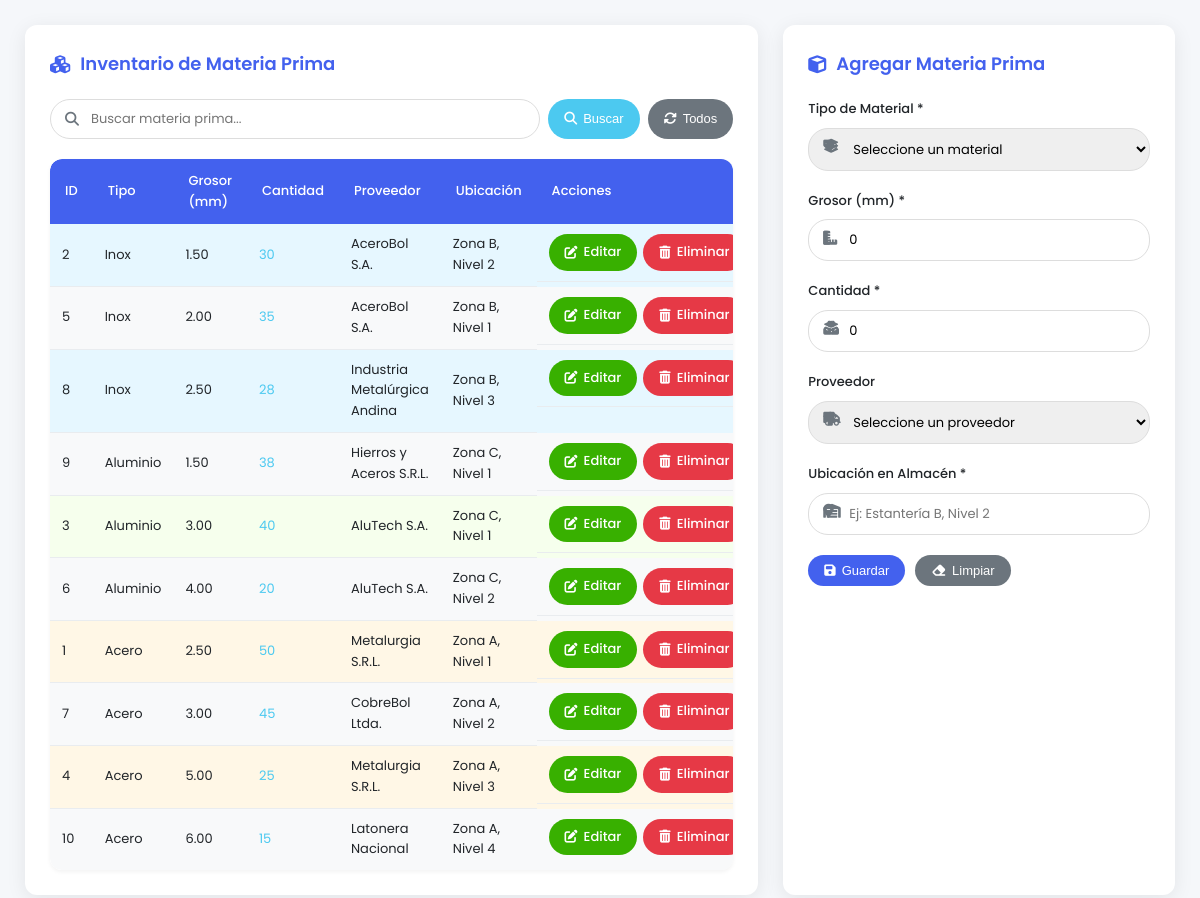
/Metalcnc/materia_prima.php, run on the app's committed database.
### tables this page shows
CREATE TABLE `almacen_materia_prima` (
  `id_plancha` int(11) NOT NULL AUTO_INCREMENT,
  `tipo_material` enum('inox','aluminio','acero') NOT NULL,
  `grosor` decimal(5,2) NOT NULL CHECK (`grosor` in (1.5,2,2.5,3,4,5,6,7,8,9,10,11,12,13,14,15)),
  `cantidad` int(11) NOT NULL DEFAULT 0,
  `id_proveedor` int(11) DEFAULT NULL,
  `ubicacion` varchar(100) NOT NULL,
  PRIMARY KEY (`id_plancha`),
  KEY `id_proveedor` (`id_proveedor`),
  CONSTRAINT `almacen_materia_prima_ibfk_1` FOREIGN KEY (`id_proveedor`) REFERENCES `proveedores` (`id_proveedor`) ON DELETE SET NULL ON UPDATE CASCADE
);

CREATE TABLE `proveedores` (
  `id_proveedor` int(11) NOT NULL AUTO_INCREMENT,
  `razon_social` varchar(150) NOT NULL,
  `nombres` varchar(100) DEFAULT NULL,
  `apellidos` varchar(100) DEFAULT NULL,
  `descripcion` text DEFAULT NULL,
  `telefono` varchar(20) DEFAULT NULL,
  `direccion` varchar(200) DEFAULT NULL,
  PRIMARY KEY (`id_proveedor`)
);

### Metalcnc/materia_prima.php (the view, shortened to what this page needs)
<?php
require 'db_connection.php';
$materiaPrima = null;
$resultado = $mysqli->query("
    SELECT mp.*, p.razon_social as nombre_proveedor
    FROM almacen_materia_prima mp
    LEFT JOIN proveedores p ON mp.id_proveedor = p.id_proveedor
    ORDER BY mp.tipo_material, mp.grosor
");
$materiasPrimasEncontradas = [];
$formData = isset($_SESSION['datos_formulario']) ? $_SESSION['datos_formulario'] : [];
$errores = isset($_SESSION['errores_validacion']) ? $_SESSION['errores_validacion'] : [];
?>
<!DOCTYPE html>
<html lang="es">
<head>
    <link rel="stylesheet" href="https://cdnjs.cloudflare.com/ajax/libs/font-awesome/6.4.0/css/all.min.css">
</head>
<body>
    <div class="container">
        <div class="panel left-panel">
            <h2><i class="fas fa-cubes"></i> Inventario de Materia Prima</h2>
            <form method="POST" class="search-form">
                <div class="input-group">
                    <div class="form-group">
                        <input type="text" name="busqueda" placeholder="Buscar materia prima..."
                               value="<?php echo isset($_POST['busqueda']) ? htmlspecialchars($_POST['busqueda']) : ''; ?>">
                        <i class="fas fa-search"></i>
                    </div>
                    <button type="submit" name="buscar_materia_prima" class="btn btn-search">
                        <i class="fas fa-search"></i> <span class="btn-text">Buscar</span>
                    </button>
                    <button type="submit" name="mostrar_todos" class="btn btn-reset">
                        <i class="fas fa-sync-alt"></i> <span class="btn-text">Todos</span>
                    </button>
                </div>
            </form>
            <div class="table-responsive">
                <table>
                    <thead>
                        <tr>
                            <th>ID</th>
                            <th>Tipo</th>
                            <th>Grosor (mm)</th>
                            <th>Cantidad</th>
                            <th>Proveedor</th>
                            <th>Ubicación</th>
                            <th>Acciones</th>
                        </tr>
                    </thead>
                    <tbody>
                        <?php if (!empty($materiasPrimasEncontradas)): ?>
                            <?php foreach ($materiasPrimasEncontradas as $mp): ?>
                                <tr class="material-<?php echo strtolower($mp['tipo_material']); ?>">
                                    <td><?php echo htmlspecialchars($mp['id_plancha']); ?></td>
                                    <td><?php echo htmlspecialchars(ucfirst($mp['tipo_material'])); ?></td>
                                    <td><?php echo number_format($mp['grosor'], 2); ?></td>
                                    <td class="<?php echo $mp['cantidad'] < 5 ? 'stock-bajo' : ($mp['cantidad'] < 15 ? 'stock-medio' : 'stock-alto'); ?>">
                                        <?php echo htmlspecialchars($mp['cantidad']); ?>
                                    </td>
                                    <td><?php echo htmlspecialchars($mp['nombre_proveedor'] ?? 'Sin proveedor'); ?></td>
                                    <td><?php echo htmlspecialchars($mp['ubicacion']); ?></td>
                                    <td class="actions-cell">
                                        <a href="principal.php?vista=materia_prima&editar_materia_prima=<?php echo $mp['id_plancha']; ?>" class="btn btn-edit">
                                            <i class="fas fa-edit"></i> <span class="btn-text">Editar</span>
                                        </a>
                                        <a href="principal.php?vista=materia_prima&eliminar_materia_prima=<?php echo $mp['id_plancha']; ?>" class="btn btn-delete" onclick="return confirm('¿Estás seguro de eliminar este material?')">
                                            <i class="fas fa-trash-alt"></i> <span class="btn-text">Eliminar</span>
                                        </a>
                                    </td>
                                </tr>
                            <?php endforeach; ?>
                        <?php else: ?>
                            <?php while ($row = $resultado->fetch_assoc()): ?>
                                <tr class="material-<?php echo strtolower($row['tipo_material']); ?>">
                                    <td><?php echo htmlspecialchars($row['id_plancha']); ?></td>
                                    <td><?php echo htmlspecialchars(ucfirst($row['tipo_material'])); ?></td>
                                    <td><?php echo number_format($row['grosor'], 2); ?></td>
                                    <td class="<?php echo $row['cantidad'] < 5 ? 'stock-bajo' : ($row['cantidad'] < 15 ? 'stock-medio' : 'stock-alto'); ?>">
                                        <?php echo htmlspecialchars($row['cantidad']); ?>
                                    </td>
                                    <td><?php echo htmlspecialchars($row['nombre_proveedor'] ?? 'Sin proveedor'); ?></td>
                                    <td><?php echo htmlspecialchars($row['ubicacion']); ?></td>
                                    <td class="actions-cell">
                                        <a href="principal.php?vista=materia_prima&editar_materia_prima=<?php echo $row['id_plancha']; ?>" class="btn btn-edit">
                                            <i class="fas fa-edit"></i> <span class="btn-text">Editar</span>
                                        </a>
                                        <a href="principal.php?vista=materia_prima&eliminar_materia_prima=<?php echo $row['id_plancha']; ?>" class="btn btn-delete" onclick="return confirm('¿Estás seguro de eliminar este material?')">
                                            <i class="fas fa-trash-alt"></i> <span class="btn-text">Eliminar</span>
                                        </a>
                                    </td>
                                </tr>
                            <?php endwhile; ?>
                        <?php endif; ?>
                    </tbody>
                </table>
            </div>
        </div>
        <div class="panel right-panel">
            <h2><i class="fas fa-cube"></i> <?php echo $materiaPrima ? "Editar Materia Prima" : "Agregar Materia Prima"; ?></h2>
            <form method="POST" id="formMateriaPrima">
                <div class="form-group">
                    <label for="tipo_material"><i class="fas fa-layer-group"></i> Tipo de Material *</label>
                    <select name="tipo_material" id="tipo_material" required
                            class="<?php echo isset($errores['tipo_material']) ? 'is-invalid' : ''; ?>">
                        <option value="">Seleccione un material</option>
                    </select>
                    <i class="fas fa-tags"></i>
                </div>
                <div class="form-group">
                    <label for="grosor"><i class="fas fa-ruler-vertical"></i> Grosor (mm) *</label>
                    <input type="number" name="grosor" id="grosor"
                           value="<?php echo htmlspecialchars($formData['grosor'] ?? '0'); ?>"
                           min="0"
                           step="0.5"
                           required
                           class="<?php echo isset($errores['grosor']) ? 'is-invalid' : ''; ?>">
                    <i class="fas fa-ruler-combined"></i>
                </div>
                <div class="form-group">
                    <label for="cantidad"><i class="fas fa-layer-group"></i> Cantidad *</label>
                    <input type="number" name="cantidad" id="cantidad"
                           value="<?php echo htmlspecialchars($formData['cantidad'] ?? '0'); ?>"
                           min="0"
                           step="1"
                           required
                           class="<?php echo isset($errores['cantidad']) ? 'is-invalid' : ''; ?>">
                    <i class="fas fa-boxes"></i>
                </div>
                <div class="form-group">
                    <label for="id_proveedor"><i class="fas fa-truck"></i> Proveedor</label>
                    <select name="id_proveedor" id="id_proveedor">
                        <option value="">Seleccione un proveedor</option>
                    </select>
                    <i class="fas fa-parachute-box"></i>
                </div>
                <div class="form-group">
                    <label for="ubicacion"><i class="fas fa-map-marker-alt"></i> Ubicación en Almacén *</label>
                    <input type="text" name="ubicacion" id="ubicacion"
                           value="<?php echo htmlspecialchars($formData['ubicacion'] ?? ''); ?>"
                           placeholder="Ej: Estantería B, Nivel 2"
                           required
                           class="<?php echo isset($errores['ubicacion']) ? 'is-invalid' : ''; ?>">
                    <i class="fas fa-warehouse"></i>
                </div>
                <div class="button-group">
                    <button type="submit" name="<?php echo $materiaPrima ? 'editar_materia_prima' : 'agregar_materia_prima'; ?>" class="btn btn-primary">
                        <i class="fas fa-save"></i> <?php echo $materiaPrima ? "Actualizar" : "Guardar"; ?>
                    </button>
                    <button type="reset" class="btn btn-reset">
                        <i class="fas fa-eraser"></i> Limpiar
                    </button>
                </div>
            </form>
        </div>
    </div>
</body>
</html>

### Metalcnc/materia_prima.php (style rules this page uses)
:root { --primary: #4361ee; --primary-hover: #3a56d4; --secondary: #3f37c9; --accent: #4895ef; --danger: #e63946; --danger-hover: #d62839; --success: #4cc9f0; --success-hover: #3ab7de; --warning: #f8961e; --edit: #38b000; --edit-hover: #32a000; --light: #f8f9fa; --dark: #212529; --gray: #6c757d; --gray-light: #e9ecef; --border-radius: 20px; --box-shadow: 0 4px 20px rgba(0, 0, 0, 0.08); --transition: all 0.3s ease; }
* { box-sizing: border-box; margin: 0; padding: 0; }
body { font-family: 'Poppins', sans-serif; background-color: #f5f7fa; color: var(--dark); line-height: 1.6; font-size: 14px; }
.container { display: flex; flex-wrap: wrap; gap: 25px; padding: 25px; max-width: 1400px; margin: 0 auto; }
.panel { background: white; border-radius: 12px; box-shadow: var(--box-shadow); padding: 25px; flex: 1; min-width: 300px; transition: var(--transition); }
.left-panel { flex: 2; }
.right-panel { flex: 1; }
h2 { color: var(--primary); margin-bottom: 20px; font-weight: 600; display: flex; align-items: center; gap: 10px; font-size: 18px; }
.form-group { margin-bottom: 20px; position: relative; }
.form-group label { display: block; margin-bottom: 8px; font-weight: 500; color: var(--dark); font-size: 13px; }
.form-group i { position: absolute; left: 15px; top: 40px; color: var(--gray); font-size: 14px; }
input, select { padding: 10px 15px 10px 40px; border: 1px solid #ddd; border-radius: var(--border-radius); font-size: 13px; width: 100%; transition: var(--transition); font-family: 'Poppins', sans-serif; }
.btn { display: inline-flex; align-items: center; justify-content: center; padding: 8px 16px; border: none; border-radius: var(--border-radius); font-size: 13px; font-weight: 500; cursor: pointer; transition: var(--transition); text-decoration: none; gap: 6px; }
.btn-primary { background-color: var(--primary); color: white; }
.btn-reset { background-color: var(--gray); color: white; }
.btn-search { background-color: var(--success); color: white; }
.btn-edit { background-color: var(--edit); color: white; }
.btn-delete { background-color: var(--danger); color: white; }
.button-group { display: flex; gap: 10px; margin-top: 20px; }
.table-responsive { overflow-x: auto; margin-top: 20px; border-radius: 12px; box-shadow: 0 2px 4px rgba(0, 0, 0, 0.05); }
table { width: 100%; border-collapse: separate; border-spacing: 0; background: white; border-radius: 12px; overflow: hidden; }
table th { background-color: var(--primary); color: white; padding: 12px 15px; text-align: left; position: sticky; top: 0; font-weight: 500; font-size: 13px; }
table td { padding: 10px 12px; border-bottom: 1px solid var(--gray-light); font-size: 13px; }
table tr:last-child td { border-bottom: none; }
table tr:nth-child(even) { background-color: #f8f9fa; }
.actions-cell { display: flex; gap: 6px; }
.search-form { margin-bottom: 20px; }
.search-form .input-group { display: flex; gap: 8px; align-items: center; }
.search-form .form-group { flex: 1; position: relative; margin-bottom: 0; }
.search-form input { padding-left: 40px; height: 40px; border-radius: 30px; font-size: 13px; }
.search-form .form-group i { position: absolute; left: 15px; top: 50%; transform: translateY(-50%); color: var(--gray); font-size: 14px; z-index: 2; }
.search-form .btn { border-radius: 30px; height: 40px; width: auto; padding: 0 16px; font-size: 13px; }
.stock-alto { color: var(--success); }
.material-inox { background-color: #e6f7ff; }
.material-aluminio { background-color: #f6ffed; }
.material-acero { background-color: #fff7e6; }

### data on the page
almacen_materia_prima: id_plancha "2", tipo_material "Inox", grosor "1.50", cantidad "30", id_proveedor.razon_social "AceroBol S.A.", ubicacion "Zona B, Nivel 2"
almacen_materia_prima: id_plancha "5", tipo_material "Inox", grosor "2.00", cantidad "35", id_proveedor.razon_social "AceroBol S.A.", ubicacion "Zona B, Nivel 1"
almacen_materia_prima: id_plancha "8", tipo_material "Inox", grosor "2.50", cantidad "28", id_proveedor.razon_social "Industria Metalúrgica Andina", ubicacion "Zona B, Nivel 3"
almacen_materia_prima: id_plancha "9", tipo_material "Aluminio", grosor "1.50", cantidad "38", id_proveedor.razon_social "Hierros y Aceros S.R.L.", ubicacion "Zona C, Nivel 1"
almacen_materia_prima: id_plancha "3", tipo_material "Aluminio", grosor "3.00", cantidad "40", id_proveedor.razon_social "AluTech S.A.", ubicacion "Zona C, Nivel 1"
almacen_materia_prima: id_plancha "6", tipo_material "Aluminio", grosor "4.00", cantidad "20", id_proveedor.razon_social "AluTech S.A.", ubicacion "Zona C, Nivel 2"
almacen_materia_prima: id_plancha "1", tipo_material "Acero", grosor "2.50", cantidad "50", id_proveedor.razon_social "Metalurgia S.R.L.", ubicacion "Zona A, Nivel 1"
almacen_materia_prima: id_plancha "7", tipo_material "Acero", grosor "3.00", cantidad "45", id_proveedor.razon_social "CobreBol Ltda.", ubicacion "Zona A, Nivel 2"
almacen_materia_prima: id_plancha "4", tipo_material "Acero", grosor "5.00", cantidad "25", id_proveedor.razon_social "Metalurgia S.R.L.", ubicacion "Zona A, Nivel 3"
almacen_materia_prima: id_plancha "10", tipo_material "Acero", grosor "6.00", cantidad "15", id_proveedor.razon_social "Latonera Nacional", ubicacion "Zona A, Nivel 4"
